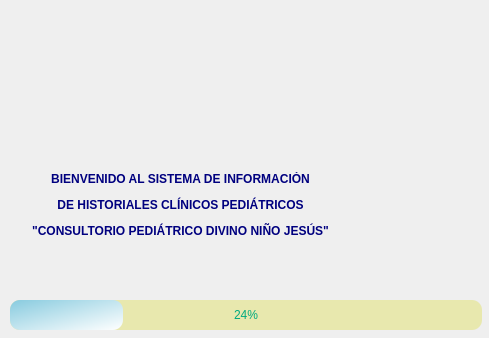
<?xml version="1.0" encoding="UTF-8"?>
<ui version="4.0">
 <class>Dialog</class>
 <widget class="QDialog" name="Dialog">
  <property name="geometry">
   <rect>
    <x>0</x>
    <y>0</y>
    <width>489</width>
    <height>338</height>
   </rect>
  </property>
  <property name="minimumSize">
   <size>
    <width>489</width>
    <height>338</height>
   </size>
  </property>
  <property name="maximumSize">
   <size>
    <width>490</width>
    <height>338</height>
   </size>
  </property>
  <property name="cursor">
   <cursorShape>WaitCursor</cursorShape>
  </property>
  <property name="windowTitle">
   <string>Bienvenido</string>
  </property>
  <property name="windowIcon">
   <iconset>
    <normaloff>../../Imagenes usadas/logotipo.png</normaloff>../../Imagenes usadas/logotipo.png</iconset>
  </property>
  <property name="styleSheet">
   <string notr="true">font: 75 italic 10pt &quot;Times New Roman&quot;;
color: rgb(0, 0, 127);</string>
  </property>
  <layout class="QVBoxLayout" name="verticalLayout">
   <property name="spacing">
    <number>0</number>
   </property>
   <property name="leftMargin">
    <number>0</number>
   </property>
   <property name="topMargin">
    <number>0</number>
   </property>
   <property name="rightMargin">
    <number>0</number>
   </property>
   <property name="bottomMargin">
    <number>0</number>
   </property>
   <item>
    <widget class="QFrame" name="frame">
     <property name="minimumSize">
      <size>
       <width>490</width>
       <height>338</height>
      </size>
     </property>
     <property name="maximumSize">
      <size>
       <width>490</width>
       <height>338</height>
      </size>
     </property>
     <property name="styleSheet">
      <string notr="true"/>
     </property>
     <property name="frameShape">
      <enum>QFrame::NoFrame</enum>
     </property>
     <property name="frameShadow">
      <enum>QFrame::Raised</enum>
     </property>
     <widget class="QProgressBar" name="barra1">
      <property name="geometry">
       <rect>
        <x>10</x>
        <y>300</y>
        <width>472</width>
        <height>30</height>
       </rect>
      </property>
      <property name="minimumSize">
       <size>
        <width>0</width>
        <height>30</height>
       </size>
      </property>
      <property name="maximumSize">
       <size>
        <width>16777215</width>
        <height>30</height>
       </size>
      </property>
      <property name="styleSheet">
       <string notr="true">QProgressBar{
	
	background-color: rgb(232, 232, 174);
	
	color: rgb(0, 170, 127);
	border-style:solid;
	border-radius:10px;
	text-align:center;
}
QProgressBar::chunk{
	border-radius:10px;
	background-color: qlineargradient(spread:pad, x1:0, y1:0, x2:1, y2:1, stop:0 rgba(136, 203, 223, 255), stop:1 rgba(255, 255, 255, 255));
}</string>
      </property>
      <property name="value">
       <number>24</number>
      </property>
     </widget>
     <widget class="QLabel" name="texto">
      <property name="geometry">
       <rect>
        <x>10</x>
        <y>270</y>
        <width>250</width>
        <height>20</height>
       </rect>
      </property>
      <property name="minimumSize">
       <size>
        <width>250</width>
        <height>20</height>
       </size>
      </property>
      <property name="maximumSize">
       <size>
        <width>250</width>
        <height>20</height>
       </size>
      </property>
      <property name="text">
       <string/>
      </property>
     </widget>
     <widget class="QLabel" name="label">
      <property name="geometry">
       <rect>
        <x>20</x>
        <y>160</y>
        <width>321</width>
        <height>91</height>
       </rect>
      </property>
      <property name="minimumSize">
       <size>
        <width>321</width>
        <height>91</height>
       </size>
      </property>
      <property name="maximumSize">
       <size>
        <width>321</width>
        <height>91</height>
       </size>
      </property>
      <property name="text">
       <string>&lt;html&gt;&lt;head/&gt;&lt;body&gt;&lt;p align=&quot;center&quot;&gt;&lt;span style=&quot; font-weight:600;&quot;&gt;BIENVENIDO AL SISTEMA DE INFORMACIÓN&lt;/span&gt;&lt;/p&gt;&lt;p align=&quot;center&quot;&gt;&lt;span style=&quot; font-weight:600;&quot;&gt;DE HISTORIALES CLÍNICOS PEDIÁTRICOS&lt;/span&gt;&lt;/p&gt;&lt;p align=&quot;center&quot;&gt;&lt;span style=&quot; font-weight:600;&quot;&gt;&amp;quot;CONSULTORIO PEDIÁTRICO DIVINO NIÑO JESÚS&amp;quot;&lt;/span&gt;&lt;/p&gt;&lt;/body&gt;&lt;/html&gt;</string>
      </property>
     </widget>
     <widget class="QLabel" name="label_2">
      <property name="geometry">
       <rect>
        <x>0</x>
        <y>0</y>
        <width>491</width>
        <height>341</height>
       </rect>
      </property>
      <property name="text">
       <string/>
      </property>
      <property name="pixmap">
       <pixmap>../../Imagenes usadas/pediatria.png</pixmap>
      </property>
      <property name="scaledContents">
       <bool>true</bool>
      </property>
     </widget>
     <zorder>label_2</zorder>
     <zorder>barra1</zorder>
     <zorder>texto</zorder>
     <zorder>label</zorder>
    </widget>
   </item>
  </layout>
 </widget>
 <resources>
  <include location="../../Imagenes usadas/imagenes.qrc"/>
 </resources>
 <connections/>
</ui>
